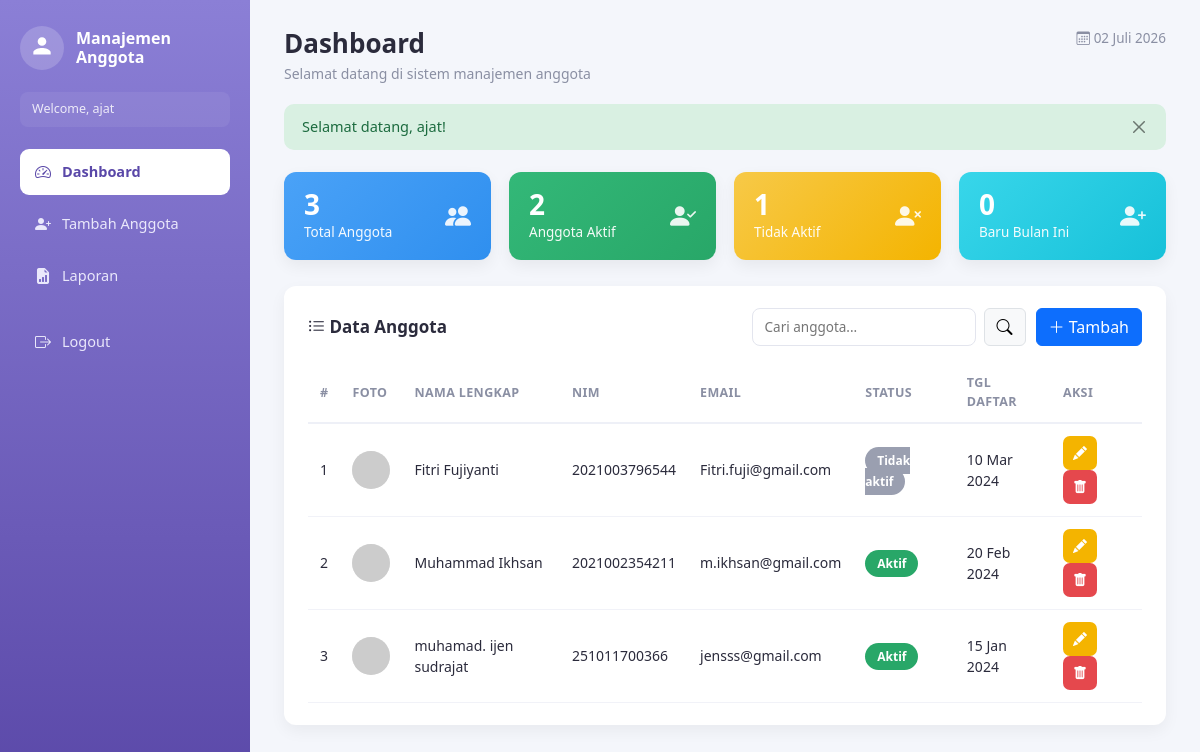
/dashboard.php (signed in), run on the app's committed database.
### tables this page shows
CREATE TABLE IF NOT EXISTS anggota (
    id INT AUTO_INCREMENT PRIMARY KEY,
    nim VARCHAR(20) NOT NULL UNIQUE,
    nama_lengkap VARCHAR(100) NOT NULL,
    email VARCHAR(100) NOT NULL,
    no_telepon VARCHAR(20) DEFAULT NULL,
    foto VARCHAR(255) DEFAULT NULL,
    status ENUM('Aktif','Tidak aktif') NOT NULL DEFAULT 'Aktif',
    tgl_daftar DATE NOT NULL,
    created_at TIMESTAMP DEFAULT CURRENT_TIMESTAMP
);

### dashboard.php (the view, shortened to what this page needs)
<?php
require_once __DIR__ . '/config/db.php';
$total   = $pdo->query("SELECT COUNT(*) FROM anggota")->fetchColumn();
$aktif   = $pdo->query("SELECT COUNT(*) FROM anggota WHERE status = 'Aktif'")->fetchColumn();
$tidak   = $pdo->query("SELECT COUNT(*) FROM anggota WHERE status = 'Tidak aktif'")->fetchColumn();
$baruBulanIni = $pdo->query("SELECT COUNT(*) FROM anggota WHERE MONTH(tgl_daftar) = MONTH(CURDATE()) AND YEAR(tgl_daftar) = YEAR(CURDATE())")->fetchColumn();
$q = trim($_GET['q'] ?? '');
if ($q !== '') {
    $stmt = $pdo->prepare("SELECT * FROM anggota WHERE nama_lengkap LIKE ? OR nim LIKE ? OR email LIKE ? ORDER BY id DESC");
    $like = "%$q%";
    $stmt->execute([$like, $like, $like]);
} else {
    $stmt = $pdo->query("SELECT * FROM anggota ORDER BY id DESC");
}
$anggotaList = $stmt->fetchAll();
$active = 'dashboard';
$bulanIndo = [1=>'Januari','Februari','Maret','April','Mei','Juni','Juli','Agustus','September','Oktober','November','Desember'];
$hariIniIndo = date('d') . ' ' . $bulanIndo[(int)date('n')] . ' ' . date('Y');
?>
<!DOCTYPE html>
<html lang="id">
<head>
<link rel="stylesheet" href="https://cdn.jsdelivr.net/npm/bootstrap@5.3.3/dist/css/bootstrap.min.css">
<link rel="stylesheet" href="https://cdn.jsdelivr.net/npm/bootstrap-icons@1.11.3/font/bootstrap-icons.css">
<link rel="stylesheet" href="assets/css/style.css">
</head>
<body>
<div class="app-shell">
    <?php include __DIR__ . '/includes/sidebar.php'; ?>
    <main class="main-content">
        <div class="page-header">
            <div>
                <h1>Dashboard</h1>
                <p>Selamat datang di sistem manajemen anggota</p>
            </div>
            <div class="page-date"><i class="bi bi-calendar3"></i> <?= $hariIniIndo ?></div>
        </div>
        <div class="alert-welcome" id="welcomeAlert">
            <span>Selamat datang, <?= htmlspecialchars($_SESSION['nama_lengkap']) ?>!</span>
            <button type="button" class="btn-close" onclick="document.getElementById('welcomeAlert').remove()"></button>
        </div>
        <div class="stat-grid">
            <div class="stat-card stat-blue">
                <div><div class="stat-number"><?= $total ?></div><div class="stat-label">Total Anggota</div></div>
                <i class="bi bi-people-fill stat-icon"></i>
            </div>
            <div class="stat-card stat-green">
                <div><div class="stat-number"><?= $aktif ?></div><div class="stat-label">Anggota Aktif</div></div>
                <i class="bi bi-person-check-fill stat-icon"></i>
            </div>
            <div class="stat-card stat-amber">
                <div><div class="stat-number"><?= $tidak ?></div><div class="stat-label">Tidak Aktif</div></div>
                <i class="bi bi-person-x-fill stat-icon"></i>
            </div>
            <div class="stat-card stat-cyan">
                <div><div class="stat-number"><?= $baruBulanIni ?></div><div class="stat-label">Baru Bulan Ini</div></div>
                <i class="bi bi-person-plus-fill stat-icon"></i>
            </div>
        </div>
        <div class="panel">
            <div class="panel-header">
                <h5><i class="bi bi-list-ul"></i> Data Anggota</h5>
                <div style="display:flex;gap:10px;">
                    <form class="search-box" method="GET" action="dashboard.php">
                        <input type="text" name="q" placeholder="Cari anggota..." value="<?= htmlspecialchars($q) ?>">
                        <button type="submit" class="btn btn-light border"><i class="bi bi-search"></i></button>
                    </form>
                    <a href="tambah_anggota.php" class="btn btn-primary"><i class="bi bi-plus-lg"></i> Tambah</a>
                </div>
            </div>
            <div style="overflow-x:auto;">
            <table class="table-anggota">
                <thead>
                    <tr>
                        <th>#</th>
                        <th>Foto</th>
                        <th>Nama Lengkap</th>
                        <th>NIM</th>
                        <th>Email</th>
                        <th>Status</th>
                        <th>Tgl Daftar</th>
                        <th>Aksi</th>
                    </tr>
                </thead>
                <tbody>
                    <?php if (empty($anggotaList)): ?>
                        <tr><td colspan="8" style="text-align:center;padding:24px;color:#999;">Belum ada data anggota.</td></tr>
                    <?php else: ?>
                        <?php foreach ($anggotaList as $i => $a): ?>
                        <tr>
                            <td><?= $i + 1 ?></td>
                            <td>
                                <img class="avatar-circle" src="https://ui-avatars.com/api/?name=<?= urlencode($a['nama_lengkap']) ?>&background=random&color=fff" alt="foto">
                            </td>
                            <td><?= htmlspecialchars($a['nama_lengkap']) ?></td>
                            <td><?= htmlspecialchars($a['nim']) ?></td>
                            <td><?= htmlspecialchars($a['email']) ?></td>
                            <td>
                                <?php if ($a['status'] === 'Aktif'): ?>
                                    <span class="badge-status badge-aktif">Aktif</span>
                                <?php else: ?>
                                    <span class="badge-status badge-tidak">Tidak aktif</span>
                                <?php endif; ?>
                            </td>
                            <td><?= date('d M Y', strtotime($a['tgl_daftar'])) ?></td>
                            <td>
                                <a href="edit_anggota.php?id=<?= $a['id'] ?>" class="btn-icon btn-edit" title="Edit"><i class="bi bi-pencil-fill"></i></a>
                                <a href="delete_anggota.php?id=<?= $a['id'] ?>" class="btn-icon btn-delete" title="Hapus" onclick="return confirm('Hapus data <?= htmlspecialchars($a['nama_lengkap']) ?>?');"><i class="bi bi-trash-fill"></i></a>
                            </td>
                        </tr>
                        <?php endforeach; ?>
                    <?php endif; ?>
                </tbody>
            </table>
            </div>
        </div>
    </main>
</div>
</body>
</html>

### sidebar.php
<?php
$active = $active ?? '';
$namaUser = $_SESSION['nama_lengkap'] ?? 'Pengguna';
?>
<aside class="sidebar">
    <div class="sidebar-brand">
        <div class="brand-icon">
            <svg xmlns="http://www.w3.org/2000/svg" width="26" height="26" viewBox="0 0 24 24" fill="white">
                <path d="M12 12c2.7 0 8 1.34 8 4v2H4v-2c0-2.66 5.3-4 8-4zm0-2a4 4 0 1 0 0-8 4 4 0 0 0 0 8z"/>
            </svg>
        </div>
        <div>
            <div class="brand-title">Manajemen<br>Anggota</div>
        </div>
    </div>
    <div class="sidebar-welcome">Welcome, <?= htmlspecialchars($namaUser) ?></div>
    <nav class="sidebar-nav">
        <a href="dashboard.php" class="nav-link <?= $active === 'dashboard' ? 'active' : '' ?>">
            <i class="bi bi-speedometer2"></i> Dashboard
        </a>
        <a href="tambah_anggota.php" class="nav-link <?= $active === 'tambah' ? 'active' : '' ?>">
            <i class="bi bi-person-plus-fill"></i> Tambah Anggota
        </a>
        <a href="laporan.php" class="nav-link <?= $active === 'laporan' ? 'active' : '' ?>">
            <i class="bi bi-file-earmark-bar-graph-fill"></i> Laporan
        </a>
        <a href="logout.php" class="nav-link nav-logout" onclick="return confirm('Yakin ingin logout?');">
            <i class="bi bi-box-arrow-right"></i> Logout
        </a>
    </nav>
</aside>

### style.css (style rules this page uses)
:root { --purple-top:#8b7fd6; --purple-bottom:#5a48a8; --blue:#2f8fef; --green:#28a768; --amber:#f4b400; --cyan:#17c1d9; --bg:#f4f6fb; --text-dark:#2b2b3c; --muted:#8a8fa3; }
* { box-sizing:border-box; }
body { background:var(--bg); font-family:'Segoe UI', Roboto, Arial, sans-serif; color:var(--text-dark); margin:0; }
.app-shell { display:flex; min-height:100vh; }
.main-content { flex:1; padding:28px 34px; min-width:0; }
.sidebar { width:250px; flex-shrink:0; background:linear-gradient(180deg,var(--purple-top) 0%,var(--purple-bottom) 100%); color:#fff; padding:26px 20px; min-height:100vh; }
.sidebar-brand { display:flex; align-items:center; gap:12px; margin-bottom:22px; }
.brand-icon { width:44px;height:44px; border-radius:50%; background:rgba(255,255,255,.18); display:flex;align-items:center;justify-content:center; }
.brand-title { font-weight:700; font-size:16px; line-height:1.2; }
.sidebar-welcome { font-size:12.5px; opacity:.85; background:rgba(255,255,255,.08); padding:8px 12px; border-radius:8px; margin-bottom:22px; }
.sidebar-nav { display:flex; flex-direction:column; gap:6px; }
.nav-link { display:flex; align-items:center; gap:10px; color:#eae8fb; text-decoration:none; padding:11px 14px; border-radius:9px; font-size:14.5px; transition:background .15s ease; }
.nav-link i { font-size:16px; width:18px; text-align:center; }
.nav-link.active { background:#fff; color:var(--purple-bottom); font-weight:600; }
.nav-logout { margin-top:14px; }
.page-header { display:flex; justify-content:space-between; align-items:flex-start; margin-bottom:20px; flex-wrap:wrap; gap:10px; }
.page-header h1 { font-size:26px; font-weight:700; margin:0 0 4px 0; }
.page-header p { color:var(--muted); margin:0; font-size:14px; }
.page-date { color:var(--muted); font-size:13.5px; }
.alert-welcome { background:#d9f0e2; color:#1c6b3f; border:none; border-radius:10px; padding:12px 18px; display:flex; justify-content:space-between; align-items:center; margin-bottom:22px; font-size:14.5px; }
.alert-welcome .btn-close { font-size:12px; }
.stat-grid { display:grid; grid-template-columns:repeat(4,1fr); gap:18px; margin-bottom:26px; }
.stat-card { border-radius:12px; padding:18px 20px; color:#fff; display:flex; justify-content:space-between; align-items:center; box-shadow:0 6px 16px rgba(0,0,0,.06); }
.stat-card .stat-number { font-size:28px; font-weight:700; line-height:1; }
.stat-card .stat-label { font-size:13.5px; opacity:.95; margin-top:4px; }
.stat-card .stat-icon { font-size:26px; opacity:.9; }
.stat-blue { background:linear-gradient(135deg,#4aa2f7,var(--blue)); }
.stat-green { background:linear-gradient(135deg,#33b878,var(--green)); }
.stat-amber { background:linear-gradient(135deg,#f7c948,var(--amber)); }
.stat-cyan { background:linear-gradient(135deg,#38d6ea,var(--cyan)); }
.panel { background:#fff; border-radius:12px; padding:22px 24px; box-shadow:0 6px 16px rgba(0,0,0,.05); margin-bottom:22px; }
.panel-header { display:flex; justify-content:space-between; align-items:center; flex-wrap:wrap; gap:10px; margin-bottom:18px; }
.panel-header h5 { margin:0; font-weight:700; font-size:17px; }
.search-box { display:flex; gap:8px; }
.search-box input { border-radius:8px; border:1px solid #e3e5ee; padding:7px 12px; font-size:13.5px; }
.table-anggota { width:100%; border-collapse:collapse; }
.table-anggota th { text-align:left; font-size:12.5px; text-transform:uppercase; letter-spacing:.03em; color:var(--muted); padding:10px 12px; border-bottom:2px solid #eef0f7; }
.table-anggota td { padding:12px; font-size:14px; border-bottom:1px solid #f1f2f8; vertical-align:middle; }
.avatar-circle { width:38px;height:38px; border-radius:50%; object-fit:cover; background:#eee; }
.badge-status { padding:5px 12px; border-radius:20px; font-size:12px; font-weight:600; color:#fff; }
.badge-aktif { background:var(--green); }
.badge-tidak { background:#9a9fb0; }
.btn-icon { width:34px;height:34px; border-radius:7px; border:none; display:inline-flex; align-items:center; justify-content:center; color:#fff; margin-right:4px; }
.btn-edit { background:var(--amber); }
.btn-delete { background:#e5484d; }

### data on the page
anggota: nama_lengkap "Fitri Fujiyanti", nim "2021003796544", email "Fitri.fuji@gmail.com", status "Tidak aktif", tgl_daftar "10 Mar 2024"
anggota: nama_lengkap "Muhammad Ikhsan", nim "2021002354211", email "m.ikhsan@gmail.com", status "Aktif", tgl_daftar "20 Feb 2024"
anggota: nama_lengkap "muhamad. ijen sudrajat", nim "251011700366", email "jensss@gmail.com", status "Aktif", tgl_daftar "15 Jan 2024"

### other printed values
$namaUser "ajat"
$_SESSION['nama_lengkap'] "ajat"
$total "3"
$aktif "2"
$tidak "1"
$baruBulanIni "0"
